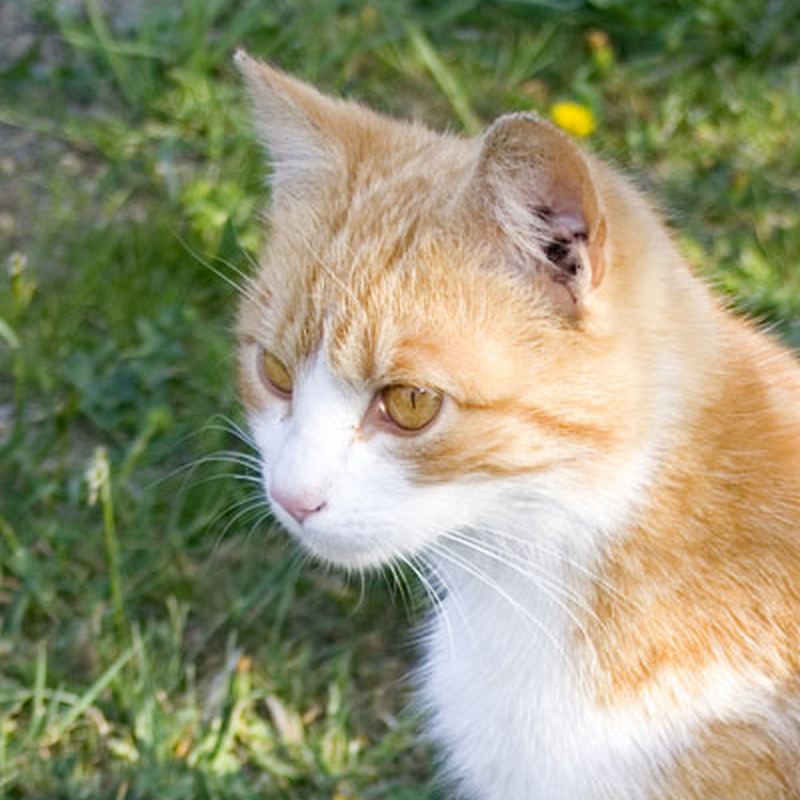
#> input picture cv/cat.png, 800 x 800 px
$ python sample.py
#> lines starting #> are read from the running program, lines starting #| are printed output that depends on the picture; after the words box and inside, x2 and y2 are one past the last pixel; in counts of white or black regions, pixels touching at a corner belong together
import cv2, matplotlib
import numpy as np
import matplotlib.pyplot as plt

img = cv2.imread('cat.png')
#> img is the input picture: shape (800, 800, 3); mean B, G, R 116.9, 147.8, 148.3
img = cv2.cvtColor(img, cv2.COLOR_BGR2RGB)
print(img)
#> (printed output is left out)
plt.imshow(img)

filename = "new_img_cat.png"
plt.savefig(filename)


gray_img = cv2.cvtColor(img, cv2.COLOR_RGB2GRAY)
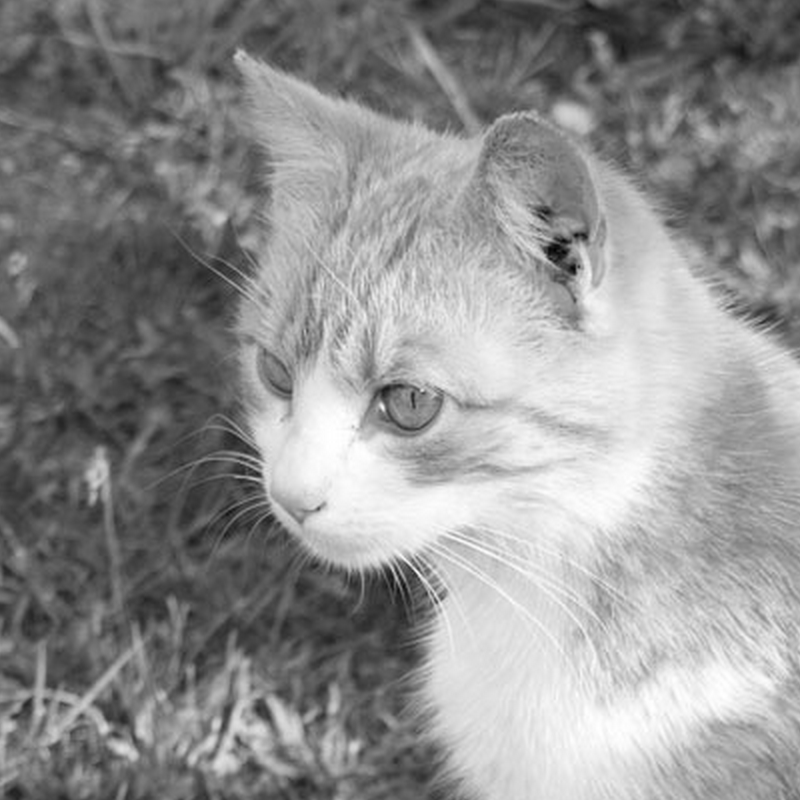
#> gray_img: shape (800, 800); min 2, max 255, mean 144.5

print(gray_img)
#> (printed output is left out)
plt.imshow(gray_img)

filename = "gray_img_cat.png"
plt.savefig(filename)
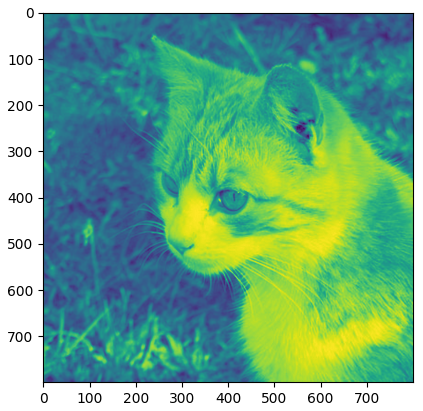
#> figure drawn by matplotlib, 1 panel

average_color_per_row = np.average(img, axis=0)
#> average_color_per_row = 800 rows, first 8: [99.35, 112.1, 84.79], [99.29, 111.9, 84.44], [98.61, 111.6, 83.8], [97.6, 110.9, 82.92], [96.39, 110, 81.8], [95.3, 109.2, 80.82], [94.23, 108.5, 79.97], [93.48, 108.1, 79.49]
average_color = np.average(average_color_per_row, axis=0)
#> average_color = [148.3, 147.8, 116.9]
average_color = np.uint8(average_color)
#> average_color = [148, 147, 116]
print(average_color)
#| [148 147 116]
average_color_img = np.array([[average_color]*100]*100, np.uint8)
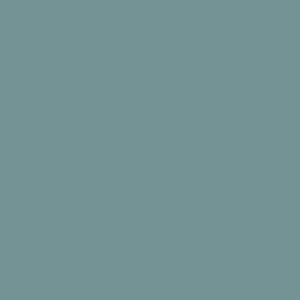
#> average_color_img: shape (100, 100, 3) (shown 3 times larger); mean of channels 0, 1, 2 148, 147, 116; drawn as B, G, R

plt.imshow(average_color_img)


filename = "average_img_cat.png"
plt.savefig(filename)


# threshold for image, with threshold 60
_, threshold_img = cv2.threshold(gray_img, 60, 255, cv2.THRESH_BINARY)
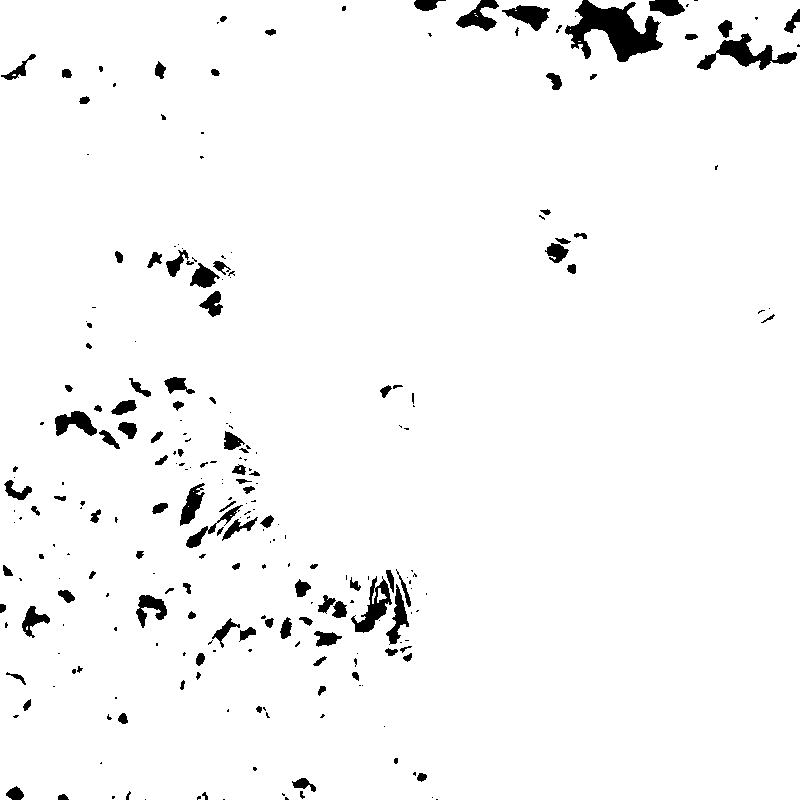
#> threshold_img: shape (800, 800); 96.8% white; 254 black regions (134 under 20 px), largest, box (x1, y1, x2, y2) and area: (565, 0, 663, 62) 2984, (697, 33, 797, 70) 1301, (351, 576, 392, 633) 841

# show image
threshold_img = cv2.cvtColor(threshold_img, cv2.COLOR_GRAY2RGB)
plt.imshow(threshold_img)


filename = "threshold_img_cat.png"
plt.savefig(filename)

piet  = cv2.imread('img_11.jpg')
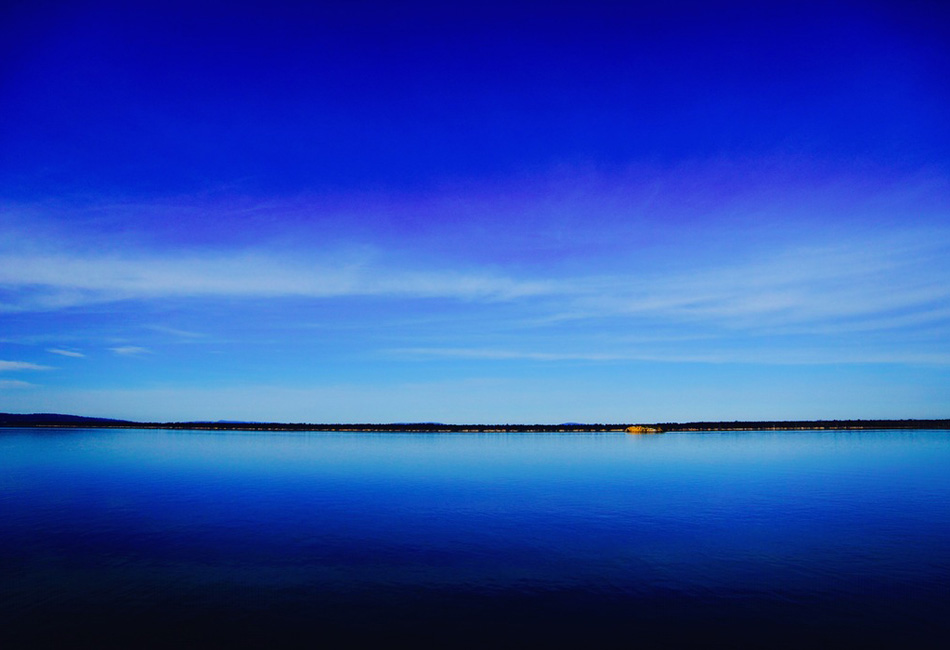
#> input picture cv/img_11.jpg, 950 x 650 px
#> piet is the input picture: shape (650, 950, 3); mean B, G, R 173.8, 75.9, 40.2
piet_hsv = cv2.cvtColor(piet, cv2.COLOR_BGR2HSV)
#> piet_hsv: shape (650, 950, 3); mean H, S, V 111.6, 202.4, 173.9

# threshold for hue channel in blue range
blue_min = np.array([100, 100, 100], np.uint8)
blue_max = np.array([140, 255, 255], np.uint8)
threshold_blue_img = cv2.inRange(piet_hsv, blue_min, blue_max)
#> threshold_blue_img: shape (650, 950); 82.3% white; 144 black regions (132 under 20 px), largest, box (x1, y1, x2, y2) and area: (0, 519, 950, 650) 93956, (0, 403, 950, 442) 13235, (137, 272, 296, 289) 1196

threshold_blue_img = cv2.cvtColor(threshold_blue_img, cv2.COLOR_GRAY2RGB)

plt.imshow(threshold_blue_img)

filename = "threadhold_blue_sample.png"
plt.savefig(filename)
plt.show()

upstate = cv2.imread('img_11.jpg')
plt.imshow(upstate)
plt.show()
upstate_hsv = cv2.cvtColor(upstate, cv2.COLOR_BGR2HSV)
plt.imshow(cv2.cvtColor(upstate_hsv, cv2.COLOR_HSV2RGB))
plt.show()
filename = "threadhold_1_sample.png"
# get mask of pixels that are in blue range
mask_inverse = cv2.inRange(upstate_hsv, blue_min, blue_max)

# inverse mask to get parts that are not blue
mask = cv2.bitwise_not(mask_inverse)
plt.imshow(cv2.cvtColor(mask, cv2.COLOR_GRAY2RGB))
filename = "threadhold_2_sample.png"

# convert single channel mask back into 3 channels
mask_rgb = cv2.cvtColor(mask, cv2.COLOR_GRAY2RGB)

# perform bitwise and on mask to obtain cut-out image that is not blue
masked_upstate = cv2.bitwise_and(upstate, mask_rgb)
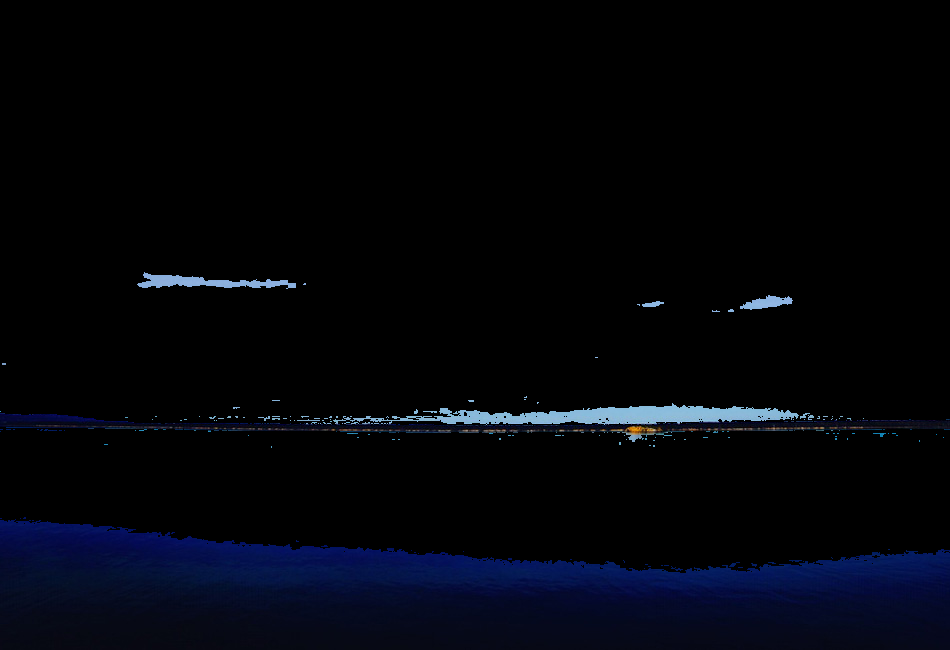
#> masked_upstate: shape (650, 950, 3); mean B, G, R 10.4, 4.4, 2.7

# replace the cut-out parts with white
masked_replace_white = cv2.addWeighted(masked_upstate, 1, \
cv2.cvtColor(mask_inverse, cv2.COLOR_GRAY2RGB), 1, 0)

plt.imshow(cv2.cvtColor(masked_replace_white, cv2.COLOR_BGR2RGB))

filename = "threadhold_3_sample.png"
plt.savefig(filename)
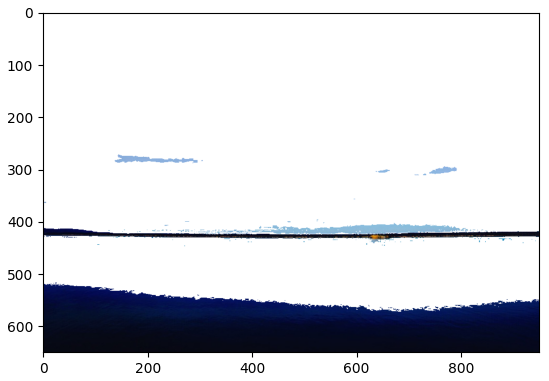
#> figure drawn by matplotlib, 1 panel
